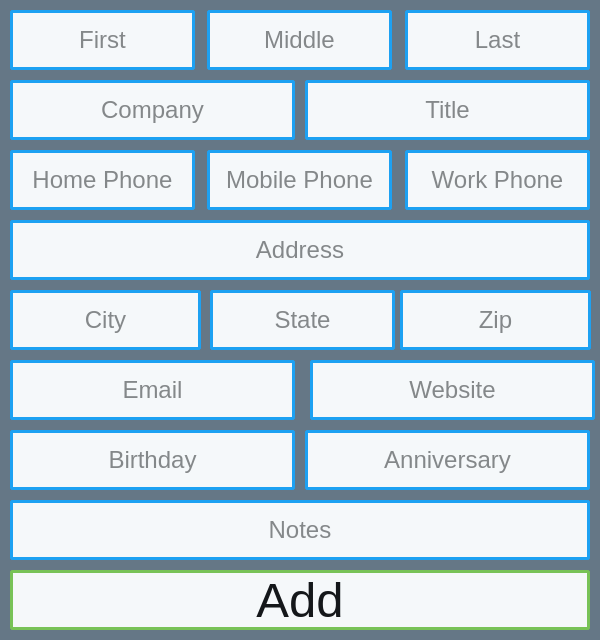
<?xml version="1.0" encoding="UTF-8"?>
<ui version="4.0">
 <class>Add</class>
 <widget class="QMainWindow" name="Add">
  <property name="geometry">
   <rect>
    <x>0</x>
    <y>0</y>
    <width>600</width>
    <height>640</height>
   </rect>
  </property>
  <property name="minimumSize">
   <size>
    <width>600</width>
    <height>640</height>
   </size>
  </property>
  <property name="maximumSize">
   <size>
    <width>600</width>
    <height>640</height>
   </size>
  </property>
  <property name="windowTitle">
   <string>MainWindow</string>
  </property>
  <property name="styleSheet">
   <string notr="true">background-color: #657786;</string>
  </property>
  <widget class="QWidget" name="centralwidget">
   <widget class="QLineEdit" name="first">
    <property name="geometry">
     <rect>
      <x>10</x>
      <y>10</y>
      <width>185</width>
      <height>60</height>
     </rect>
    </property>
    <property name="font">
     <font>
      <pointsize>18</pointsize>
     </font>
    </property>
    <property name="styleSheet">
     <string notr="true">background-color: #F5F8FA;
color: #14171A;
border: 3px solid #1DA1F2;
border-radius: 3px;</string>
    </property>
    <property name="alignment">
     <set>Qt::AlignCenter</set>
    </property>
    <property name="placeholderText">
     <string>First</string>
    </property>
   </widget>
   <widget class="QLineEdit" name="middle">
    <property name="geometry">
     <rect>
      <x>207</x>
      <y>10</y>
      <width>185</width>
      <height>60</height>
     </rect>
    </property>
    <property name="font">
     <font>
      <pointsize>18</pointsize>
     </font>
    </property>
    <property name="styleSheet">
     <string notr="true">background-color: #F5F8FA;
color: #14171A;
border: 3px solid #1DA1F2;
border-radius: 3px;</string>
    </property>
    <property name="alignment">
     <set>Qt::AlignCenter</set>
    </property>
    <property name="placeholderText">
     <string>Middle</string>
    </property>
   </widget>
   <widget class="QLineEdit" name="company">
    <property name="geometry">
     <rect>
      <x>10</x>
      <y>80</y>
      <width>285</width>
      <height>60</height>
     </rect>
    </property>
    <property name="font">
     <font>
      <pointsize>18</pointsize>
     </font>
    </property>
    <property name="styleSheet">
     <string notr="true">background-color: #F5F8FA;
color: #14171A;
border: 3px solid #1DA1F2;
border-radius: 3px;</string>
    </property>
    <property name="alignment">
     <set>Qt::AlignCenter</set>
    </property>
    <property name="placeholderText">
     <string>Company</string>
    </property>
   </widget>
   <widget class="QLineEdit" name="adress">
    <property name="geometry">
     <rect>
      <x>10</x>
      <y>220</y>
      <width>580</width>
      <height>60</height>
     </rect>
    </property>
    <property name="font">
     <font>
      <pointsize>18</pointsize>
     </font>
    </property>
    <property name="styleSheet">
     <string notr="true">background-color: #F5F8FA;
color: #14171A;
border: 3px solid #1DA1F2;
border-radius: 3px;</string>
    </property>
    <property name="alignment">
     <set>Qt::AlignCenter</set>
    </property>
    <property name="placeholderText">
     <string>Address</string>
    </property>
   </widget>
   <widget class="QLineEdit" name="work">
    <property name="geometry">
     <rect>
      <x>405</x>
      <y>150</y>
      <width>185</width>
      <height>60</height>
     </rect>
    </property>
    <property name="font">
     <font>
      <pointsize>18</pointsize>
     </font>
    </property>
    <property name="styleSheet">
     <string notr="true">background-color: #F5F8FA;
color: #14171A;
border: 3px solid #1DA1F2;
border-radius: 3px;</string>
    </property>
    <property name="alignment">
     <set>Qt::AlignCenter</set>
    </property>
    <property name="placeholderText">
     <string>Work Phone</string>
    </property>
   </widget>
   <widget class="QLineEdit" name="title">
    <property name="geometry">
     <rect>
      <x>305</x>
      <y>80</y>
      <width>285</width>
      <height>60</height>
     </rect>
    </property>
    <property name="font">
     <font>
      <pointsize>18</pointsize>
     </font>
    </property>
    <property name="styleSheet">
     <string notr="true">background-color: #F5F8FA;
color: #14171A;
border: 3px solid #1DA1F2;
border-radius: 3px;</string>
    </property>
    <property name="alignment">
     <set>Qt::AlignCenter</set>
    </property>
    <property name="placeholderText">
     <string>Title</string>
    </property>
   </widget>
   <widget class="QLineEdit" name="home">
    <property name="geometry">
     <rect>
      <x>10</x>
      <y>150</y>
      <width>185</width>
      <height>60</height>
     </rect>
    </property>
    <property name="font">
     <font>
      <pointsize>18</pointsize>
     </font>
    </property>
    <property name="styleSheet">
     <string notr="true">background-color: #F5F8FA;
color: #14171A;
border: 3px solid #1DA1F2;
border-radius: 3px;</string>
    </property>
    <property name="text">
     <string/>
    </property>
    <property name="alignment">
     <set>Qt::AlignCenter</set>
    </property>
    <property name="placeholderText">
     <string>Home Phone</string>
    </property>
   </widget>
   <widget class="QLineEdit" name="mobile">
    <property name="geometry">
     <rect>
      <x>207</x>
      <y>150</y>
      <width>185</width>
      <height>60</height>
     </rect>
    </property>
    <property name="font">
     <font>
      <pointsize>18</pointsize>
     </font>
    </property>
    <property name="styleSheet">
     <string notr="true">background-color: #F5F8FA;
color: #14171A;
border: 3px solid #1DA1F2;
border-radius: 3px;</string>
    </property>
    <property name="alignment">
     <set>Qt::AlignCenter</set>
    </property>
    <property name="placeholderText">
     <string>Mobile Phone</string>
    </property>
   </widget>
   <widget class="QLineEdit" name="last">
    <property name="geometry">
     <rect>
      <x>405</x>
      <y>10</y>
      <width>185</width>
      <height>60</height>
     </rect>
    </property>
    <property name="font">
     <font>
      <pointsize>18</pointsize>
     </font>
    </property>
    <property name="styleSheet">
     <string notr="true">background-color: #F5F8FA;
color: #14171A;
border: 3px solid #1DA1F2;
border-radius: 3px;</string>
    </property>
    <property name="alignment">
     <set>Qt::AlignCenter</set>
    </property>
    <property name="placeholderText">
     <string>Last</string>
    </property>
   </widget>
   <widget class="QLineEdit" name="email">
    <property name="geometry">
     <rect>
      <x>10</x>
      <y>360</y>
      <width>285</width>
      <height>60</height>
     </rect>
    </property>
    <property name="font">
     <font>
      <pointsize>18</pointsize>
     </font>
    </property>
    <property name="styleSheet">
     <string notr="true">background-color: #F5F8FA;
color: #14171A;
border: 3px solid #1DA1F2;
border-radius: 3px;</string>
    </property>
    <property name="alignment">
     <set>Qt::AlignCenter</set>
    </property>
    <property name="placeholderText">
     <string>Email</string>
    </property>
   </widget>
   <widget class="QLineEdit" name="website">
    <property name="geometry">
     <rect>
      <x>310</x>
      <y>360</y>
      <width>285</width>
      <height>60</height>
     </rect>
    </property>
    <property name="font">
     <font>
      <pointsize>18</pointsize>
     </font>
    </property>
    <property name="styleSheet">
     <string notr="true">background-color: #F5F8FA;
color: #14171A;
border: 3px solid #1DA1F2;
border-radius: 3px;</string>
    </property>
    <property name="alignment">
     <set>Qt::AlignCenter</set>
    </property>
    <property name="placeholderText">
     <string>Website</string>
    </property>
   </widget>
   <widget class="QLineEdit" name="state">
    <property name="geometry">
     <rect>
      <x>210</x>
      <y>290</y>
      <width>185</width>
      <height>60</height>
     </rect>
    </property>
    <property name="font">
     <font>
      <pointsize>18</pointsize>
     </font>
    </property>
    <property name="styleSheet">
     <string notr="true">background-color: #F5F8FA;
color: #14171A;
border: 3px solid #1DA1F2;
border-radius: 3px;</string>
    </property>
    <property name="text">
     <string/>
    </property>
    <property name="alignment">
     <set>Qt::AlignCenter</set>
    </property>
    <property name="placeholderText">
     <string>State</string>
    </property>
   </widget>
   <widget class="QLineEdit" name="zip">
    <property name="geometry">
     <rect>
      <x>400</x>
      <y>290</y>
      <width>191</width>
      <height>60</height>
     </rect>
    </property>
    <property name="font">
     <font>
      <pointsize>18</pointsize>
     </font>
    </property>
    <property name="styleSheet">
     <string notr="true">background-color: #F5F8FA;
color: #14171A;
border: 3px solid #1DA1F2;
border-radius: 3px;</string>
    </property>
    <property name="text">
     <string/>
    </property>
    <property name="alignment">
     <set>Qt::AlignCenter</set>
    </property>
    <property name="placeholderText">
     <string>Zip</string>
    </property>
   </widget>
   <widget class="QLineEdit" name="city">
    <property name="geometry">
     <rect>
      <x>10</x>
      <y>290</y>
      <width>191</width>
      <height>60</height>
     </rect>
    </property>
    <property name="font">
     <font>
      <pointsize>18</pointsize>
     </font>
    </property>
    <property name="styleSheet">
     <string notr="true">background-color: #F5F8FA;
color: #14171A;
border: 3px solid #1DA1F2;
border-radius: 3px;</string>
    </property>
    <property name="text">
     <string/>
    </property>
    <property name="alignment">
     <set>Qt::AlignCenter</set>
    </property>
    <property name="placeholderText">
     <string>City</string>
    </property>
   </widget>
   <widget class="QLineEdit" name="anniversary">
    <property name="geometry">
     <rect>
      <x>305</x>
      <y>430</y>
      <width>285</width>
      <height>60</height>
     </rect>
    </property>
    <property name="font">
     <font>
      <pointsize>18</pointsize>
     </font>
    </property>
    <property name="styleSheet">
     <string notr="true">background-color: #F5F8FA;
color: #14171A;
border: 3px solid #1DA1F2;
border-radius: 3px;</string>
    </property>
    <property name="alignment">
     <set>Qt::AlignCenter</set>
    </property>
    <property name="placeholderText">
     <string>Anniversary</string>
    </property>
   </widget>
   <widget class="QLineEdit" name="birthday">
    <property name="geometry">
     <rect>
      <x>10</x>
      <y>430</y>
      <width>285</width>
      <height>60</height>
     </rect>
    </property>
    <property name="font">
     <font>
      <pointsize>18</pointsize>
     </font>
    </property>
    <property name="styleSheet">
     <string notr="true">background-color: #F5F8FA;
color: #14171A;
border: 3px solid #1DA1F2;
border-radius: 3px;</string>
    </property>
    <property name="alignment">
     <set>Qt::AlignCenter</set>
    </property>
    <property name="placeholderText">
     <string>Birthday</string>
    </property>
   </widget>
   <widget class="QPushButton" name="add">
    <property name="geometry">
     <rect>
      <x>10</x>
      <y>570</y>
      <width>580</width>
      <height>60</height>
     </rect>
    </property>
    <property name="font">
     <font>
      <pointsize>37</pointsize>
     </font>
    </property>
    <property name="cursor">
     <cursorShape>PointingHandCursor</cursorShape>
    </property>
    <property name="styleSheet">
     <string notr="true">background-color: #F5F8FA;
color: #14171A;
border: 3px solid #78C257;
border-radius: 3px;</string>
    </property>
    <property name="text">
     <string>Add</string>
    </property>
   </widget>
   <widget class="QLineEdit" name="notes">
    <property name="geometry">
     <rect>
      <x>10</x>
      <y>500</y>
      <width>580</width>
      <height>60</height>
     </rect>
    </property>
    <property name="font">
     <font>
      <pointsize>18</pointsize>
     </font>
    </property>
    <property name="styleSheet">
     <string notr="true">background-color: #F5F8FA;
color: #14171A;
border: 3px solid #1DA1F2;
border-radius: 3px;</string>
    </property>
    <property name="alignment">
     <set>Qt::AlignCenter</set>
    </property>
    <property name="placeholderText">
     <string>Notes</string>
    </property>
   </widget>
  </widget>
 </widget>
 <tabstops>
  <tabstop>first</tabstop>
  <tabstop>middle</tabstop>
  <tabstop>last</tabstop>
  <tabstop>company</tabstop>
  <tabstop>title</tabstop>
  <tabstop>home</tabstop>
  <tabstop>mobile</tabstop>
  <tabstop>work</tabstop>
  <tabstop>adress</tabstop>
  <tabstop>city</tabstop>
  <tabstop>state</tabstop>
  <tabstop>zip</tabstop>
  <tabstop>email</tabstop>
  <tabstop>website</tabstop>
  <tabstop>birthday</tabstop>
  <tabstop>anniversary</tabstop>
  <tabstop>notes</tabstop>
  <tabstop>add</tabstop>
 </tabstops>
 <resources/>
 <connections/>
</ui>
